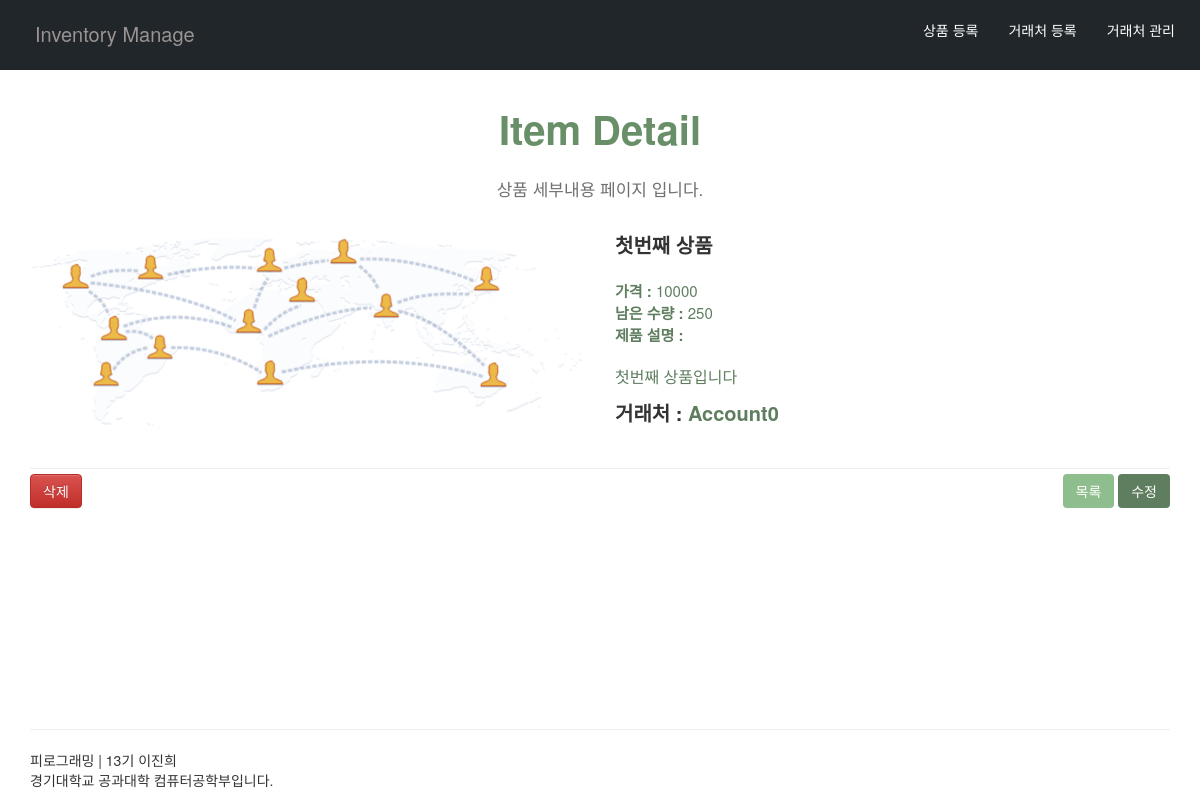
Before: /item/1/ with the older database file.
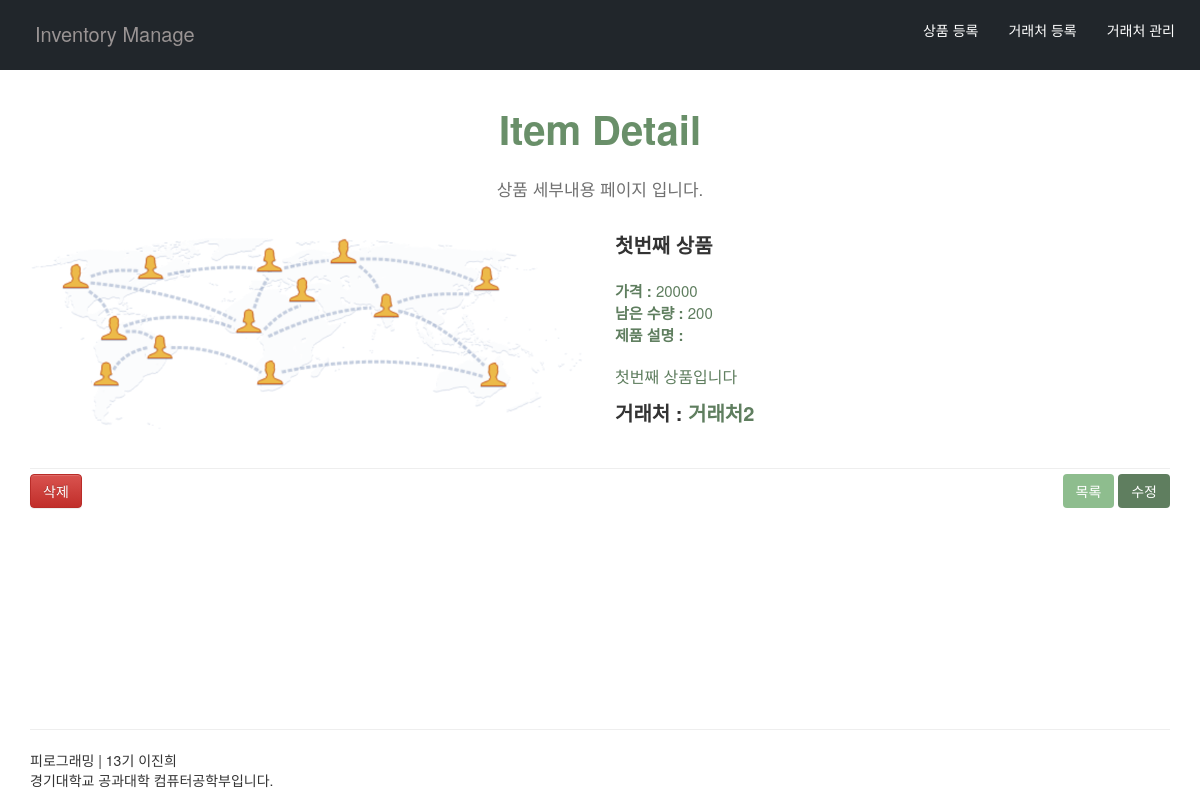
After: the same page with the newer database file.
### shop/models.py (models this page shows, shortened)
class Item(models.Model):
    title = models.CharField(max_length=100)
    image = models.ImageField()
    content = models.TextField()
    price = models.PositiveIntegerField(default=0)
    amount = models.PositiveIntegerField(default=0)
    account = models.ForeignKey(Accounter, on_delete=models.CASCADE,db_column='name')
    created_at = models.DateTimeField(auto_now_add = True)
    updated_at = models.DateTimeField(auto_now= True)

class Accounter(models.Model):
    name = models.CharField(max_length=20)
    call = models.CharField(max_length=30)
    address = models.CharField(max_length=100)
    created_at = models.DateTimeField(auto_now_add = True)
    updated_at = models.DateTimeField(auto_now= True)
    def __str__(self):
        return self.name

### shop/views.py (the view)
# urls.py: path('item/<int:pk>/',views.item_detail,name='item_detail'),
def item_detail(request, pk):
    item = get_object_or_404(Item,pk=pk)
    return render(request,'item_detail.html',{
        'item': item,
    })

### shop/templates/item_detail.html
{% extends "layout.html"%}{% block title %} Item Detail {% endblock %}
{% block menu %} 상품 세부내용 {% endblock %} {% block content %}
<div class="row">
  <div id="item_photo" style="display: inline-block;" class="col-md-6">
    <img src="{{item.image.url}}" alt="아이템_사진" style="width: 100%;" />
  </div>
  <div id="item_content" class="col-md-6" style="text-align: left;">
    <div style="font-size: 2rem; font-weight: bold; margin-bottom: 2rem;">
      {{item.title}}
    </div>
    <div style="color: rgb(95, 126, 95); font-size: 1.5rem; font-weight: 800;">
      가격 :
      <span style="font-size: 1.5rem; font-weight: normal;"
        >{{item.price}}</span
      >
    </div>
    <div style="color: rgb(95, 126, 95); font-size: 1.5rem; font-weight: 800;">
      남은 수량 :
      <span style="font-size: 1.5rem; font-weight: normal;"
        >{{item.amount}}</span
      >
    </div>
    <div style="color: rgb(95, 126, 95); font-size: 1.5rem; font-weight: 800;">
      제품 설명 :
    </div>
    <br />
    <p style="color: rgb(95, 126, 95); font-size: 1.6rem;">{{item.content}}</p>
    <div style="font-size: 2rem; font-weight: bold; margin-bottom: 2rem;">
      거래처 : <span style="color: rgb(95, 126, 95);">{{item.account}}</span>
    </div>
  </div>
</div>
<hr />
<div
  class="item_option"
  style="
    position: relative;
    width: 100%;
    display: inline-block;
    margin-top: -1.5rem;
  "
>
  <div class="option_left" style="display: inline-block; float: left;">
    <a
      class="btn btn-danger"
      href="{% url 'shop:item_delete' item.pk %}"
      role="button"
      >삭제</a
    >
  </div>
  <div class="option_right" style="display: inline-block; float: right;">
    <a
      class="btn"
      href="{% url 'shop:item_list' %}"
      role="button"
      style="background-color: rgb(142, 189, 142); color: white;"
      >목록</a
    >
    <a
      class="btn"
      href="{% url 'shop:item_edit' item.pk%}"
      role="button"
      style="background-color: rgb(95, 126, 95); color: white;"
      >수정</a
    >
  </div>
</div>
{% endblock %}

Changed rows visible on the page:
changed Item "첫번째 상품": price "10000" → "20000"; amount "250" → "200"; account "Account0" → "거래처2"
